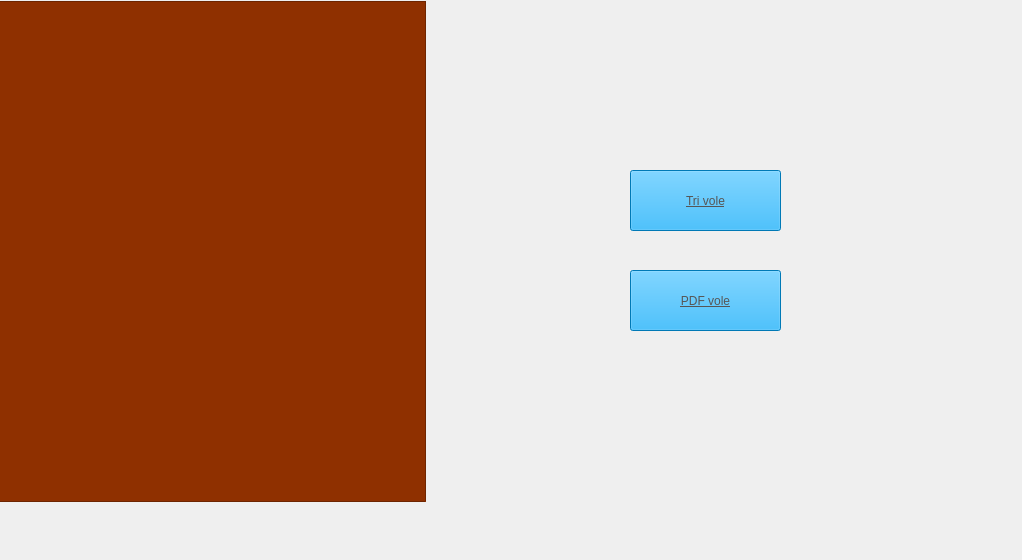
    <widget class="QWidget" name="tab_5">
     <attribute name="title">
      <string>Tri et PDF vole</string>
     </attribute>
     <widget class="QTableView" name="tab_gestion_de_vole_3">
      <property name="geometry">
       <rect>
        <x>-5</x>
        <y>1</y>
        <width>431</width>
        <height>501</height>
       </rect>
      </property>
      <property name="styleSheet">
       <string notr="true">background-color: rgb(143, 48, 0);</string>
      </property>
     </widget>
     <widget class="QPushButton" name="pushButton_tri">
      <property name="geometry">
       <rect>
        <x>630</x>
        <y>170</y>
        <width>151</width>
        <height>61</height>
       </rect>
      </property>
      <property name="styleSheet">
       <string notr="true">background-color: rgb(0, 170, 255);

font: 700 italic 12pt &quot;Segoe UI&quot;;
text-decoration: underline;
color: rgb(86, 86, 86);</string>
      </property>
      <property name="text">
       <string>Tri vole</string>
      </property>
     </widget>
     <widget class="QLabel" name="label_pic4">
      <property name="geometry">
       <rect>
        <x>2</x>
        <y>-51</y>
        <width>1011</width>
        <height>551</height>
       </rect>
      </property>
      <property name="text">
       <string/>
      </property>
     </widget>
     <widget class="QPushButton" name="pushButton_PDF">
      <property name="geometry">
       <rect>
        <x>630</x>
        <y>270</y>
        <width>151</width>
        <height>61</height>
       </rect>
      </property>
      <property name="styleSheet">
       <string notr="true">background-color: rgb(0, 170, 255);

font: 700 italic 12pt &quot;Segoe UI&quot;;
text-decoration: underline;
color: rgb(86, 86, 86);</string>
      </property>
      <property name="text">
       <string>PDF vole</string>
      </property>
     </widget>
     <zorder>label_pic4</zorder>
     <zorder>tab_gestion_de_vole_3</zorder>
     <zorder>pushButton_tri</zorder>
     <zorder>pushButton_PDF</zorder>
    </widget>
